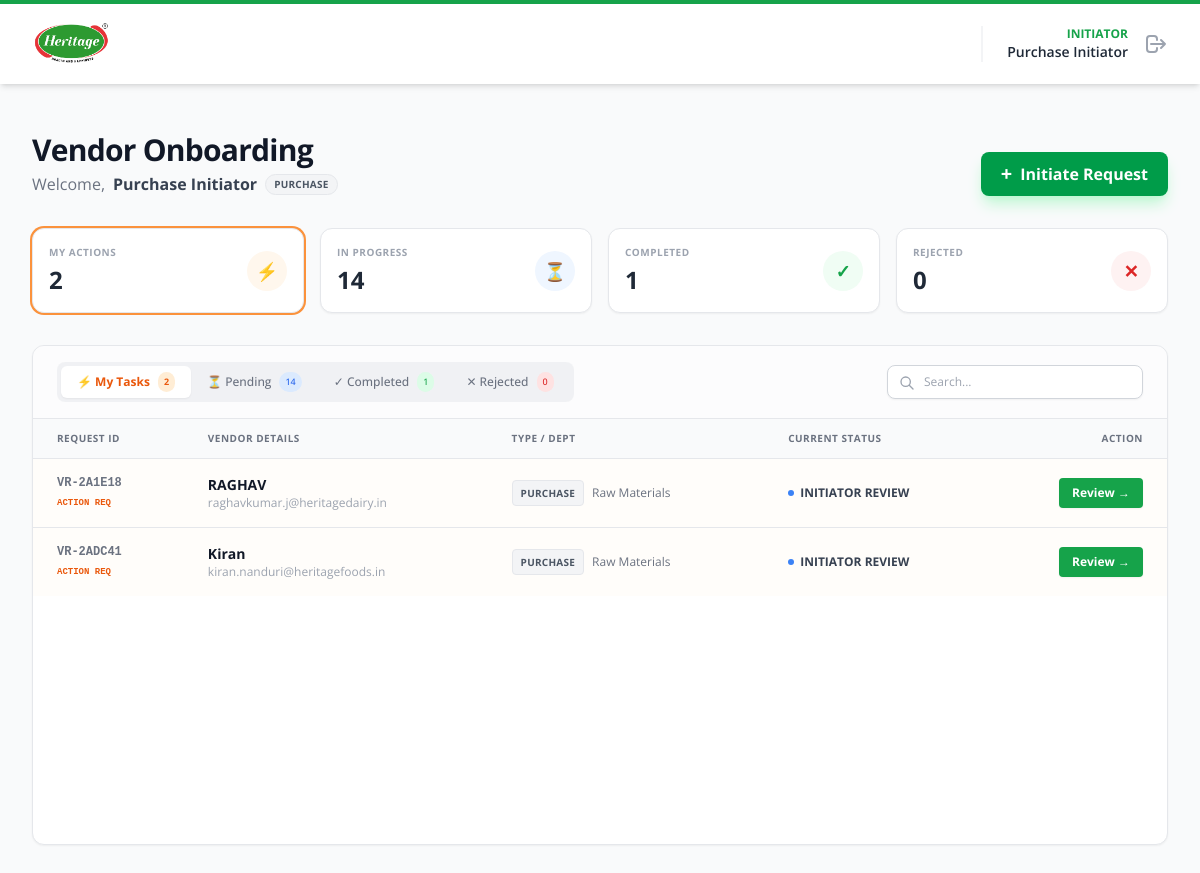
Before: /dashboard (signed in) with the older database file.
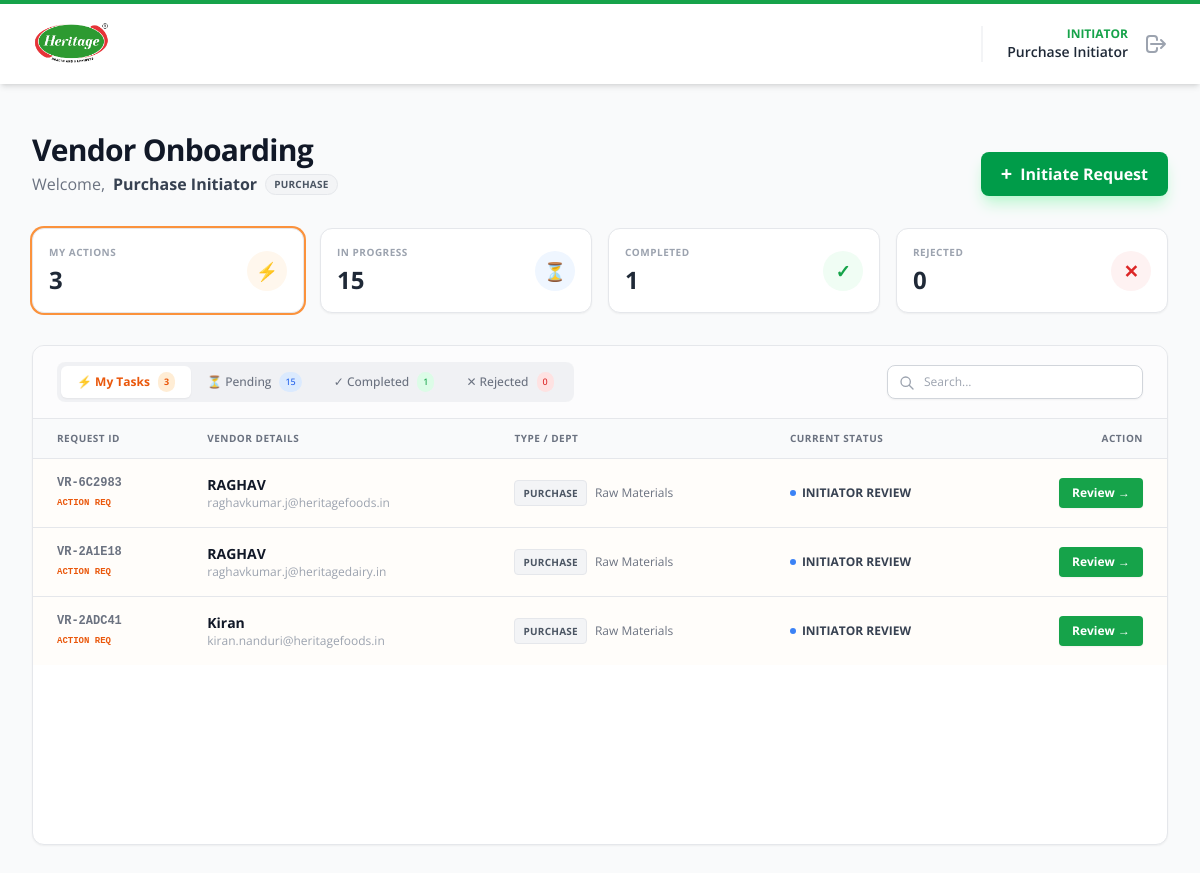
After: the same page with the newer database file.
### app/models.py (models this page shows, shortened)
class VendorRequest(db.Model):
    id = db.Column(db.Integer, primary_key=True)
    request_id = db.Column(db.String(20), unique=True, nullable=False)
    token = db.Column(db.String(100), unique=True, nullable=False)
    created_at = db.Column(db.DateTime, default=datetime.utcnow)
    status = db.Column(db.String(20), default='DRAFT')
    current_dept_flow = db.Column(db.String(20))
    current_step_number = db.Column(db.Integer, default=1)
    finance_stage = db.Column(db.String(20))
    initiator_id = db.Column(db.Integer, db.ForeignKey('user.id'))
    initiator_dept = db.Column(db.String(50))
    vendor_type = db.Column(db.String(50))
    title = db.Column(db.String(10))
    vendor_name_basic = db.Column(db.String(100))
    trade_name = db.Column(db.String(100))
    constitution = db.Column(db.String(50))
    cin_number = db.Column(db.String(21))
    contact_person_name = db.Column(db.String(100))
    contact_person_designation = db.Column(db.String(50))
    mobile_number = db.Column(db.String(15))
    mobile_number_2 = db.Column(db.String(15))
    landline_number = db.Column(db.String(15))
    vendor_email = db.Column(db.String(100))
    product_service_description = db.Column(db.Text)
    street = db.Column(db.String(100))
    street_2 = db.Column(db.String(100))
    street_3 = db.Column(db.String(100))
    street_4 = db.Column(db.String(100))
    city = db.Column(db.String(50))
    state = db.Column(db.String(50))
    postal_code = db.Column(db.String(10))
    region_code = db.Column(db.String(10))
    gst_registered = db.Column(db.String(5))
    gst_number = db.Column(db.String(15))
    gst_file_path = db.Column(db.String(200))
    pan_number = db.Column(db.String(10))
    pan_file_path = db.Column(db.String(200))
    msme_registered = db.Column(db.String(5))
    msme_type = db.Column(db.String(50))
    msme_number = db.Column(db.String(50))
    msme_file_path = db.Column(db.String(200))
    bank_name = db.Column(db.String(100))
    bank_account_holder_name = db.Column(db.String(100))
    bank_account_no = db.Column(db.String(50))
    bank_ifsc = db.Column(db.String(20))
    bank_proof_file_path = db.Column(db.String(200))
    payment_terms = db.Column(db.String(50))
    incoterms = db.Column(db.String(50))
    account_group = db.Column(db.String(50))
    purchase_org = db.Column(db.String(50))
    gl_account = db.Column(db.String(50))
    house_bank = db.Column(db.String(50))
    sap_id = db.Column(db.String(20))
    last_query = db.Column(db.Text)
    tax_details = db.relationship('VendorTaxDetail', backref='vendor_request', lazy=True, cascade="all, delete-orphan")

### app/blueprints/main.py (the view)
@main_bp.route('/dashboard')
@login_required
def dashboard():
    if current_user.role == 'admin':
        all_reqs = VendorRequest.query.order_by(VendorRequest.created_at.desc()).all()
    elif current_user.role == 'initiator':
        all_reqs = VendorRequest.query.filter_by(initiator_id=current_user.id).order_by(VendorRequest.created_at.desc()).all()
    else:
        if current_user.department in ['Finance', 'IT', 'HR']:
            all_reqs = VendorRequest.query.order_by(VendorRequest.created_at.desc()).all()
        else:
            all_reqs = VendorRequest.query.filter_by(initiator_dept=current_user.department).order_by(VendorRequest.created_at.desc()).all()
    pending_items = []
    for r in all_reqs:
        r.pending_action = False
        if r.status in ['DRAFT', 'REJECTED', 'COMPLETED']:
            continue
        pending_email, stage_name = get_next_approver_email(r)
        if pending_email and current_user.email:
            if pending_email.strip().lower() == current_user.email.strip().lower():
                r.pending_action = True
                pending_items.append(r)
    stats = {
        'total': len(all_reqs),
        'action_required': len(pending_items),
        'completed': sum(1 for r in all_reqs if r.status == 'COMPLETED'),
        'rejected': sum(1 for r in all_reqs if r.status == 'REJECTED'),
        'in_process': sum(1 for r in all_reqs if r.status not in ['DRAFT', 'COMPLETED', 'REJECTED']),
        'stuck_dept': sum(1 for r in all_reqs if r.current_dept_flow == 'DEPT' and r.status == 'PENDING_APPROVAL'),
        'stuck_finance': sum(1 for r in all_reqs if r.current_dept_flow == 'FINANCE' and r.status == 'PENDING_APPROVAL'),
        'stuck_it': sum(1 for r in all_reqs if r.current_dept_flow == 'IT' and r.status == 'PENDING_APPROVAL'),
    }
    dept_categories = []
    if current_user.department:
        rules = CategoryRouting.query.filter_by(department=current_user.department).all()
        dept_categories = sorted(list(set([r.category_name for r in rules])))
        if not dept_categories: dept_categories = ["General Goods", "Services"]
    return render_template('main/dashboard.html',
                           requests=all_reqs,
                           stats=stats,
                           dept_categories=dept_categories)

### app/templates/main/dashboard.html (shortened to what the changed rows need)
{% extends "base.html" %}
{% block content %}
<div class="max-w-7xl mx-auto pb-12" x-data="{
    activeTab: '{{ 'process' if current_user.role == 'admin' else ('tasks' if stats.action_required > 0 else 'process') }}',
    searchQuery: ''
}">
    <div class="flex flex-col md:flex-row justify-between items-end mb-8 gap-4">
        <div>
            <h1 class="text-3xl font-bold text-gray-900 tracking-tight">Vendor Onboarding</h1>
        </div>
    </div>
    <div class="grid grid-cols-1 {{ 'md:grid-cols-3' if current_user.role == 'admin' else 'md:grid-cols-4' }} gap-4 mb-8">
        {% if current_user.role != 'admin' %}
        <div class="bg-white p-4 rounded-xl border border-gray-200 shadow-sm flex items-center justify-between group hover:border-orange-300 transition cursor-pointer"
             @click="activeTab = 'tasks'" :class="activeTab === 'tasks' ? 'ring-2 ring-orange-400' : ''">
            <div>
                <p class="text-[10px] font-bold text-gray-400 uppercase tracking-wider">My Actions</p>
                <h3 class="text-2xl font-bold text-gray-800 mt-1">{{ stats.action_required }}</h3>
            </div>
            <div class="w-10 h-10 rounded-full bg-orange-50 text-orange-600 flex items-center justify-center font-bold text-lg">⚡</div>
        </div>
        {% endif %}
        <div class="bg-white p-4 rounded-xl border border-gray-200 shadow-sm flex items-center justify-between group hover:border-blue-300 transition cursor-pointer"
             @click="activeTab = 'process'" :class="activeTab === 'process' ? 'ring-2 ring-blue-400' : ''">
            <div>
                <p class="text-[10px] font-bold text-gray-400 uppercase tracking-wider">In Progress</p>
                <h3 class="text-2xl font-bold text-gray-800 mt-1">{{ stats.in_process }}</h3>
            </div>
        </div>
    </div>
    <div class="bg-white rounded-xl shadow-sm border border-gray-200 overflow-hidden min-h-[500px]">
        <div class="px-6 py-4 border-b border-gray-200 flex flex-col md:flex-row justify-between items-center gap-4 bg-gray-50/50">
            <div class="flex bg-gray-200/50 p-1 rounded-lg overflow-x-auto max-w-full">
                {% if current_user.role != 'admin' %}
                <button @click="activeTab = 'tasks'"
                        :class="activeTab === 'tasks' ? 'bg-white text-orange-600 shadow-sm font-bold' : 'text-gray-500 font-medium hover:text-gray-700'"
                        class="px-4 py-1.5 text-xs rounded-md transition-all duration-200 flex items-center gap-2 whitespace-nowrap">
                    <span>⚡ My Tasks</span>
                    {% if stats.action_required > 0 %}
                    <span class="bg-orange-100 text-orange-600 px-1.5 py-0.5 rounded-full text-[9px]">{{ stats.action_required }}</span>
                    {% endif %}
                </button>
                {% endif %}
                <button @click="activeTab = 'process'"
                        :class="activeTab === 'process' ? 'bg-white text-blue-600 shadow-sm font-bold' : 'text-gray-500 font-medium hover:text-gray-700'"
                        class="px-4 py-1.5 text-xs rounded-md transition-all duration-200 flex items-center gap-2 whitespace-nowrap">
                    <span>⏳ Pending</span>
                    <span class="bg-blue-100 text-blue-600 px-1.5 py-0.5 rounded-full text-[9px]">{{ stats.in_process }}</span>
                </button>
            </div>
        </div>
        <div class="overflow-x-auto">
            <table class="min-w-full divide-y divide-gray-200">
                <thead class="bg-gray-50">
                    <tr>
                        <th class="px-6 py-3 text-left text-[10px] font-bold text-gray-500 uppercase tracking-wider">Request ID</th>
                        <th class="px-6 py-3 text-left text-[10px] font-bold text-gray-500 uppercase tracking-wider">Vendor Details</th>
                        <th class="px-6 py-3 text-left text-[10px] font-bold text-gray-500 uppercase tracking-wider">Type / Dept</th>
                        <th class="px-6 py-3 text-left text-[10px] font-bold text-gray-500 uppercase tracking-wider">Current Status</th>
                        <th class="px-6 py-3 text-right text-[10px] font-bold text-gray-500 uppercase tracking-wider">Action</th>
                    </tr>
                </thead>
                <tbody class="bg-white divide-y divide-gray-200 text-sm">
                    {% for req in requests %}
                    <tr x-show="(
                            (activeTab === 'tasks' && '{{ req.pending_action }}' === 'True') ||
                            (activeTab === 'process' && '{{ req.status }}' !== 'COMPLETED' && '{{ req.status }}' !== 'REJECTED' && '{{ req.status }}' !== 'DRAFT') ||
                            (activeTab === 'completed' && '{{ req.status }}' === 'COMPLETED') ||
                            (activeTab === 'rejected' && '{{ req.status }}' === 'REJECTED')
                        ) && (
                            '{{ req.request_id }}'.toLowerCase().includes(searchQuery.toLowerCase()) ||
                            '{{ req.vendor_name_basic }}'.toLowerCase().includes(searchQuery.toLowerCase()) ||
                            '{{ req.status }}'.toLowerCase().includes(searchQuery.toLowerCase())
                        )"
                        class="hover:bg-gray-50 transition group {{ 'bg-orange-50/30' if req.pending_action else '' }}">
                        <td class="px-6 py-4 whitespace-nowrap font-mono text-xs font-bold text-gray-500">
                            {{ req.request_id }}
                            {% if req.pending_action %}
                                <span class="block text-[9px] text-orange-600 uppercase font-bold mt-1">Action Req</span>
                            {% endif %}
                        </td>
                        <td class="px-6 py-4 whitespace-nowrap">
                            <div class="text-sm font-bold text-gray-900 group-hover:text-green-700 transition">{{ req.vendor_name_basic }}</div>
                            <div class="text-xs text-gray-400">{{ req.vendor_email }}</div>
                        </td>
                        <td class="px-6 py-4 whitespace-nowrap">
                            <div class="flex items-center gap-2">
                                <span class="bg-gray-100 text-gray-600 text-[10px] px-2 py-0.5 rounded border border-gray-200 font-bold uppercase tracking-wide">
                                    {{ req.initiator_dept }}
                                </span>
                                <span class="text-xs text-gray-500">{{ req.vendor_type }}</span>
                            </div>
                        </td>
                        <td class="px-6 py-4 whitespace-nowrap">
                            {% if req.status == 'COMPLETED' %}
                                <span class="inline-flex items-center px-2.5 py-0.5 rounded-full text-xs font-bold bg-green-100 text-green-800 border border-green-200">
                                    <span class="w-1.5 h-1.5 bg-green-500 rounded-full mr-1.5"></span>
                                    Active / Completed
                                </span>
                            {% elif req.status == 'REJECTED' %}
                                <span class="inline-flex items-center px-2.5 py-0.5 rounded-full text-xs font-bold bg-red-100 text-red-800 border border-red-200">
                                    Rejected
                                </span>
                            {% else %}
                                <div class="flex flex-col">
                                    <span class="text-xs font-bold text-gray-700 flex items-center gap-1.5">
                                        <span class="w-1.5 h-1.5 bg-blue-500 rounded-full animate-pulse"></span>
                                        {{ req.current_dept_flow.replace('_', ' ') }}
                                    </span>
                                </div>
                            {% endif %}
                        </td>
                        <td class="px-6 py-4 whitespace-nowrap text-right">
                            <a href="{{ url_for('main.review_request', req_id=req.id) }}"
                               class="inline-flex items-center px-3 py-1.5 border border-transparent text-xs font-bold rounded shadow-sm text-white
                               {{ 'bg-green-600 hover:bg-green-700' if req.pending_action else 'bg-gray-400 hover:bg-gray-500' }} transition">
                                {{ 'Review' if req.pending_action else 'Track' }} &rarr;
                            </a>
                        </td>
                    </tr>
                    {% endfor %}
                </tbody>
            </table>
        </div>
    </div>
</div>
{% endblock %}

Changed rows visible on the page:
added VendorRequest: request_id "VR-6C2983", vendor_name_basic "RAGHAV", vendor_email "raghavkumar.j@heritagefoods.in", initiator_dept "PURCHASE", vendor_type "Raw Materials", current_dept_flow.replace "INITIATOR REVIEW", pending_action "Review"
Other visible differences:
{{ stats.action_required }}: "2" → "3"
{{ stats.in_process }}: "14" → "15"
